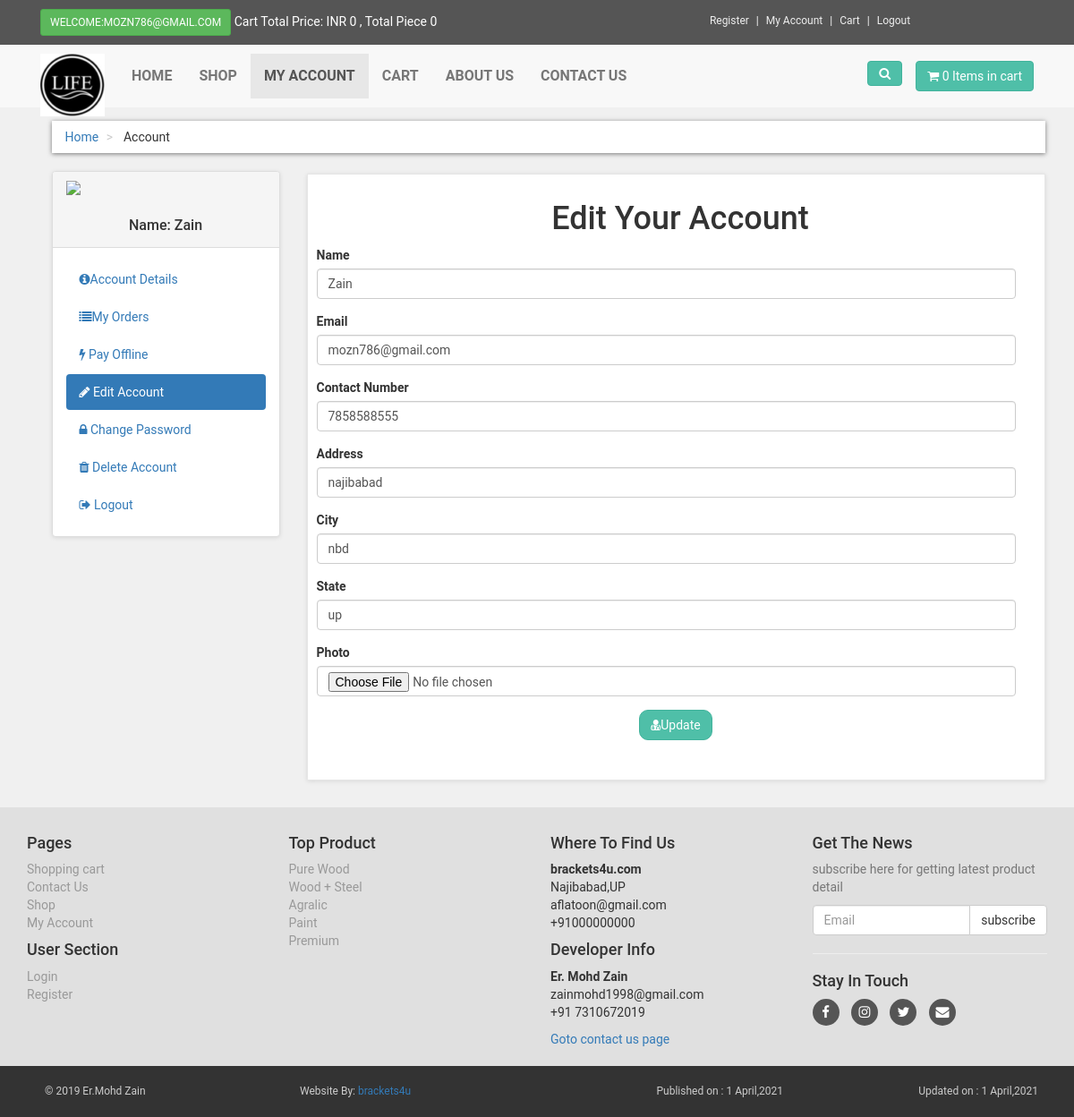
Page /customer/account.php?edit_act (signed in) on the committed database.
### tables this page shows
CREATE TABLE `customers` (
  `c_id` int NOT NULL AUTO_INCREMENT,
  `c_name` varchar(255) NOT NULL,
  `c_email` varchar(255) NOT NULL,
  `c_pass` varchar(255) NOT NULL,
  `c_country` text NOT NULL,
  `c_city` text NOT NULL,
  `c_contact` varchar(255) NOT NULL,
  `c_add` text NOT NULL,
  `c_image` text NOT NULL,
  `c_ip` varchar(255) NOT NULL,
  PRIMARY KEY (`c_id`)
);

CREATE TABLE `product_categories` (
  `p_cat_id` int NOT NULL AUTO_INCREMENT,
  `p_cat_title` text NOT NULL,
  `p_cat_desc` text NOT NULL,
  PRIMARY KEY (`p_cat_id`)
);

### customer/edit_act.php (the view, shortened to what this page needs)
<?php
$email = $_SESSION['email'];
$get_customer="select * from customers where c_email='$email'";
$run_cust =mysqli_query($con,$get_customer);
$row_cust=mysqli_fetch_array($run_cust);
$cname=$row_cust['c_name'];
$cemail=$row_cust['c_email'];
$ccountry=$row_cust['c_country'];
$ccity=$row_cust['c_city'];
$ccontact=$row_cust['c_contact'];
$cadd=$row_cust['c_add'];
$cimage=$row_cust['c_image'];
?>
<div class="box">
	<center>
		<h1>Edit Your Account</h1>
	</center>
	<form accept="" method="post">
	<div class="form-group">
							<label>Name</label>
							<input type="text" name="name" required="" value='<?php echo $cname ?>' class="form-control">
						</div>
						<div class="form-group">
							<label>Email</label>
							<input type="email" name="email" required="" value='<?php echo $cemail ?>'class="form-control">
						</div>
						<div class="form-group">
							<label>Contact Number</label>
							<input type="number" name="number" required="" value='<?php echo $ccontact ?>' class="form-control">
						</div>
						<div class="form-group">
							<label>Address</label>
							<input type="text" name="address" required="" value='<?php echo $cadd ?>' class="form-control">
						</div>
						<div class="form-group">
							<label>City</label>
							<input type="text" name="city" required="" value='<?php echo $ccity ?>' class="form-control">
						</div>
						<div class="form-group">
							<label>State</label>
							<input type="text" name="state" required="" value='<?php echo $ccountry ?>' class="form-control">
						</div>
						<div class="form-group">
							<label>Photo</label>
							<input type="file" name="image" value='<?php echo $cimage ?>'class="form-control">
						</div>
						<div class="text-center">
							<button type="submit" name="update" class="btn btn-primary">
								<i class="fa fa-user-md"></i>Update
							</button>
						</div>
	</div>
</div>

### customer/includes/sidebar.php
<div class="panel panel-default sidebar-menu">
	<div class="panel-heading">
		<?php
		$session_customer=$_SESSION['email'];
		$get_cust="select * from customers where c_email='$session_customer'";
		$run_cust=mysqli_query($con,$get_cust);
		$row_cust=mysqli_fetch_array($run_cust);
		$cust_image=$row_cust['c_image'];
		$cust_name=$row_cust['c_name'];
		if (!isset($_SESSION['email'])) {
		}else{
			echo "
		<center>
			<img src='cimages/$cust_image' class='img-responsive'>
		</center>
		<br>
		<h3 align='center' class='panel-title'>Name: $cust_name</h3>";
		}
		?>
	</div>
	<div class="panel-body">
		<ul class="nav nav-pills nav-stacked">
			<li class="<?php if(isset($_GET['details'])){echo "active";}?>">
				<a href="account.php?details"><i class="fa fa-info-circle"></i>Account Details</a>
			</li>
			<li class="<?php if(isset($_GET['my_order'])){echo "active";}?>">
				<a href="account.php?my_order"><i class="fa fa-list"></i>My Orders</a>
			</li>
			<li class="<?php if(isset($_GET['pay_offline'])){echo "active";}?>">
				<a href="account.php?pay_offline">
                 <i class="fa fa-bolt"></i>
				Pay Offline</a>
			</li>
			<li class="<?php if(isset($_GET['edit_act'])){echo "active";}?>">
				<a href="account.php?edit_act">
                 <i class="fa fa-pencil"></i>
				Edit Account</a>
			</li>
			<li class="<?php if(isset($_GET['change_pass'])){echo "active";}?>">
				<a href="account.php?change_pass">
                 <i class="fa fa-lock"></i>
				Change Password</a>
			</li>
			<li class="<?php if(isset($_GET['del_acc'])){echo "active";}?>">
				<a href="account.php?del_acc">
                 <i class="fa fa-trash"></i>
				Delete Account</a>
			</li>
			<li class="<?php if(isset($_GET['logout'])){echo "active";}?>">
				<a href="logout.php">
                 <i class="fa fa-sign-out"></i>
				Logout</a>
			</li>
		</ul>
	</div>
</div>

### customer/includes/footer.php (shortened to what this page needs)
<div id="footer">
	<div class="container">
		<div class="row">
			<div class="col-md-3 col-sm-6">
				<h4>Pages</h4>
				<ul>
					<li><a href="../cart.php">Shopping cart</a></li>
					<li><a href="../contact.php">Contact Us</a></li>
					<li><a href="../shop.php">Shop</a></li>
					<li><a href="account.php">My Account</a></li>
				</ul>
				<h4>User Section</h4>
				<ul>
					<li><a href="account.php">Login</a></li>
					<li><a href="../register.php">Register</a></li>
				</ul>
			</div>
			<div class="col-md-3 col-sm-6">
				<h4>Top Product</h4>
				<ul>
					<?php
				    $get_p_cats="select * from product_categories";
				    $run_p_cats=mysqli_query($con,$get_p_cats);
				    while ($row_p_cats=mysqli_fetch_array($run_p_cats)) {
				    	$p_cat_id=$row_p_cats['p_cat_id'];
				    	$p_cat_title=$row_p_cats['p_cat_title'];
				    	echo "
				    	<li><a href='shop.php?p_cat=$p_cat_id'>$p_cat_title</a></li>
				    	";
				    }
				    ?>
				</ul>
			</div>
			<div class="col-md-3 col-sm-6">
				<h4>Where To Find Us</h4>
				<p>
					<strong>brackets4u.com</strong>
					<br>Najibabad,UP
					<br>aflatoon@gmail.com
					<br>+91000000000
				</p>
				<h4>Developer Info</h4>
				<p>
					<strong>Er. Mohd Zain</strong>
					<br>zainmohd1998@gmail.com
					<br>+91 7310672019
				</p>
				<a href="contact.php">Goto contact us page</a>
			</div>
			<div class="col-md-3 col-sm-6">
				<h4>Get The News</h4>
				<p class="text-muted">
					subscribe here for getting latest product detail
				</p>
				<form action="" method="post">
					<div class="input-group">
						<input type="text" name="email" class="form-control" placeholder="Email">
						<span class="input-group-btn">
							<input type="submit" class="btn btn-default" value="subscribe">
						</span>
					</div>
				</form>
				<hr>
				<h4>Stay In Touch</h4>
				<p class="social">
					<a href="http://www.facebook.com/zain.rehman.9889"><i class="fa fa-facebook"></i></a>
					<a href="https://www.instagram.com/invites/contact/?i=ct896xo9hluj&utm_content=1mdjcq0"><i class="fa fa-instagram"></i></a>
					<a href="https://twitter.com/mdzain98?s=09"><i class="fa fa-twitter"></i></a>
					<a href="#"><i class="fa fa-envelope"></i></a>
				</p>
			</div>
		</div>
	</div>
</div>
<div id="copyright">
	<div class="container">
		<div class="col-md-3">
			<p class="pull-left">
				&copy; 2019 Er.Mohd Zain
			</p>
		</div>
		<div class="col-md-3">
			<p class="center">
				Website By: <a href="localhost/MaMa/about.php" target="_blank">brackets4u</a>
			</p>
		</div>
		<div class="col-md-3">
			<p class="pull-right">
				Published on : 1 April,2021
			</p>
		</div>
		<div class="col-md-3">
			<p class="pull-right">
				Updated on : 1 April,2021
			</p>
		</div>
	</div>
</div>

### style.css (style rules this page uses)
body { font-family: "Roboto",Helvetica,Arial,sans-sarif; font-size: 14px; line-height: 1.42857143; color: #333333; background-color: #f0f0f0; }
.btn-primary { color: rgb(255, 255, 255); background-color: rgb(79, 191, 168); border-color: rgb(65, 179, 156); }
.box { background:#fff; margin:0 0 30px; border:solid 1px #e6e6e6; padding-top: 10px; box-shadow: 0 1px 5px rgba(0, 0, 0, 0.1); padding-bottom: 10px; }
#content .panel.sidebar-menu { box-sizing: border-box; box-shadow: 0 1px 5px rgba(0, 0, 0, 0.1); }
#content .panel.sidebar-menu h3 { padding: 5px 0; margin: 0; }
#content .box h1 { margin-left: 10px; }
#content .box button { margin-bottom: 20px; border-radius: 10px; }
#content .form-group label { margin-left: 10px; }
#content .form-group input.form-control { margin-left: 10px; width: 95%; }
#footer { background:#e0e0e0; padding: 20px 0; }
#footer ul { padding-left:0; list-style: none; }
#footer ul a { color: #999999; padding: 20px 0; }
#footer .social { text-align: left; }
#footer .social a { margin:0 10px 0 0; color: #fff; display: inline-block; width: 30px; height: 30px; border-radius: 15px; line-height: 30px; font-size: 15px; text-align: center; transform: all 0.2s ease-out; vertical-align: bottom; background-color: #555555; padding-top: 7px; }
#copyright { background: #333; color: #ccc; padding: 20px; font-size: 12px; }
#copyright p { margin: 0; }

### rows in the picture
customers: c_name "Zain", name "Zain", email "mozn786@gmail.com", number "7858588555", address "najibabad", city "nbd", state "up"
product_categories: p_cat_title "Pure Wood"
product_categories: p_cat_title "Wood + Steel"
product_categories: p_cat_title "Agralic"
product_categories: p_cat_title "Paint"
product_categories: p_cat_title "Premium"

### other values in the picture
$_SESSION['email'] "MOZN786@GMAIL.COM"
$total "0"
$count "0 0"
